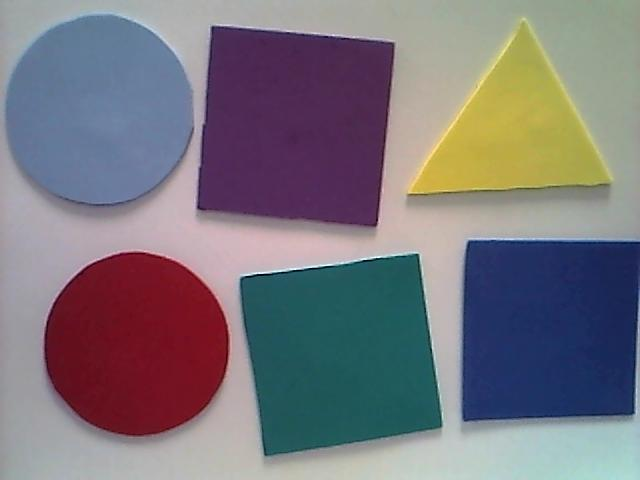
#> input picture eri.jpeg, 640 x 480 px
$ jupyter execute FrecuencyFilters.ipynb
#> lines starting #> are read from the running program, lines starting #| are printed output that depends on the picture
[cell 1]
import numpy as np
from matplotlib import pyplot as plt
from skimage.util import random_noise

from PIL import Image

[cell 2]
to_gray = lambda img:np.sum(img.copy() * [.299,.587,.114], axis=-1)

[cell 3]
img = Image.open('eri.jpeg')
#> img is the input picture: PIL image 640x480 RGB; mean R, G, B 121.3, 117.4, 124.4
img_g = to_gray(np.array(img)).astype(int)
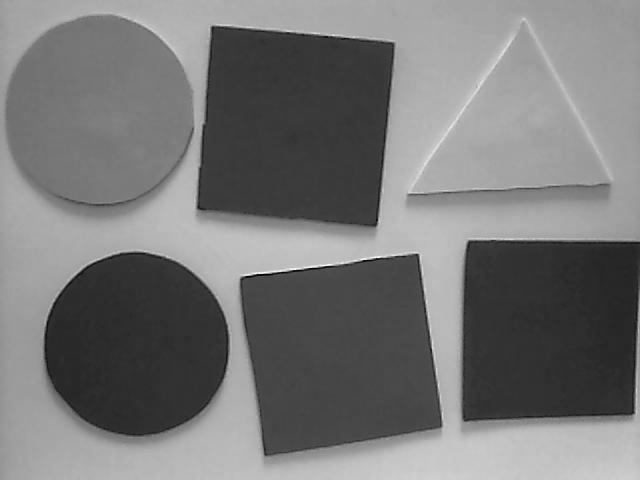
#> img_g: shape (480, 640) int64; min 4, max 251, mean 118.9

[cell 4]
def sp_noise(img, pr):
    img_ = img.copy()
    h, w = img_.shape
    mask = np.random.choice((0, 1, 2), size=(h, w), p=[(1 - pr), (pr) / 2., (pr) / 2.])
    img_[mask == 2] = 255 # salt noise
    img_[mask == 1] = 0 #
    return img_

[cell 5]
noise_level = 150

#noisy = sp_noise(img_g,0.2)
noisy = img_g + noise_level * (np.random.random(img_g.shape).astype(np.float32)-.5)
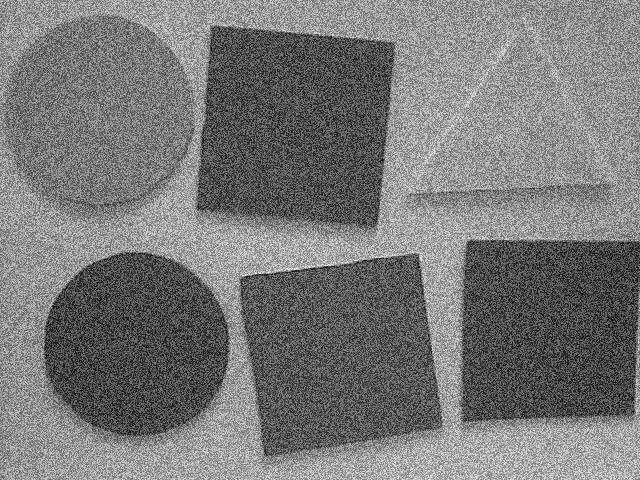
#> noisy: shape (480, 640) float64; min -61.84, max 320.3, mean 118.9; drawn with min black and max white


new_img = np.zeros(img_g.shape)

kernel_size = 13
filtering_n = 1

#Filtering

for k in range(filtering_n):
    for i in range(noisy.shape[0]-kernel_size):
        for j in range(noisy.shape[1]-kernel_size):

            new_img[i+kernel_size,j+kernel_size] = np.mean(noisy[i:i+kernel_size,j:j+kernel_size])
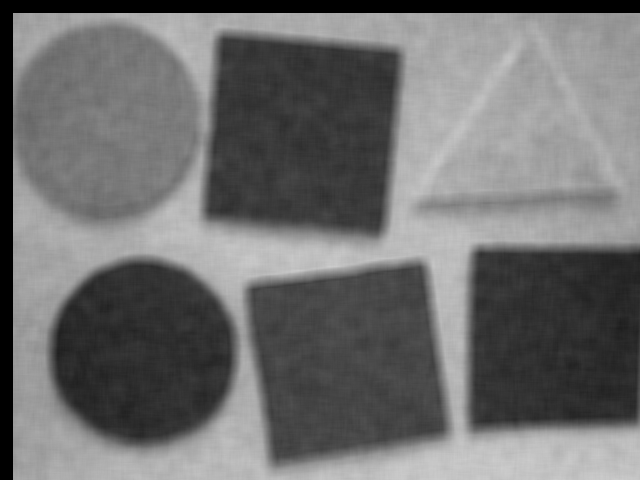
#> new_img: shape (480, 640) float64; min 0, max 204.8, mean 111.2

new_img = new_img[kernel_size:,kernel_size:]
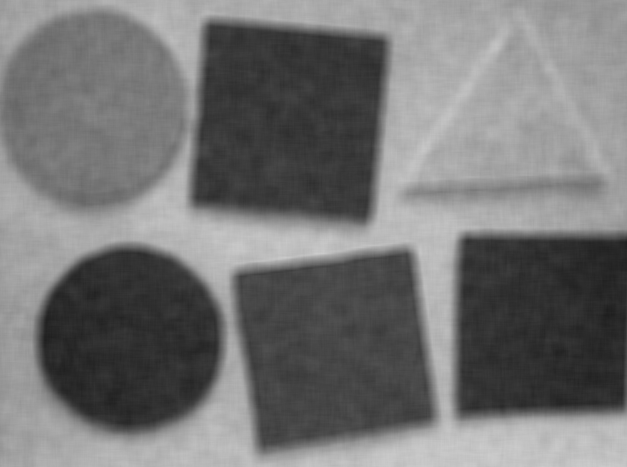
#> new_img: shape (467, 627) float64; min 30.14, max 204.8, mean 116.7

fig, axs = plt.subplots(1, 3)
fig.set_size_inches(20, 20)
axs[0].imshow(img_g,cmap="gray", vmin=1, vmax=255)
axs[1].imshow(noisy,cmap="gray", vmin=1, vmax=255)
axs[2].imshow(new_img,cmap="gray", vmin=1, vmax=255)
#axs[2].imshow([[255,0],[0,255]], vmin=0, vmax=255,cmap="gray")

[cell 6]
img_g = to_gray(np.array(img)).astype(int)

new_img = np.zeros((img_g.shape[0],img_g.shape[1]))

kernel_size = 9
filtering_n = 1

kernel = np.ones((kernel_size,kernel_size))
kernel *= -1
kernel[kernel_size//2,kernel_size//2] = kernel_size ** 2 - 1


#Filtering

for k in range(filtering_n):
    for i in range(img_g.shape[0]-kernel_size):
        for j in range(img_g.shape[1]-kernel_size):
            new_img[i+kernel_size//2,j+kernel_size//2] = np.sum(img_g[i:i+kernel_size,j:j+kernel_size]*kernel)
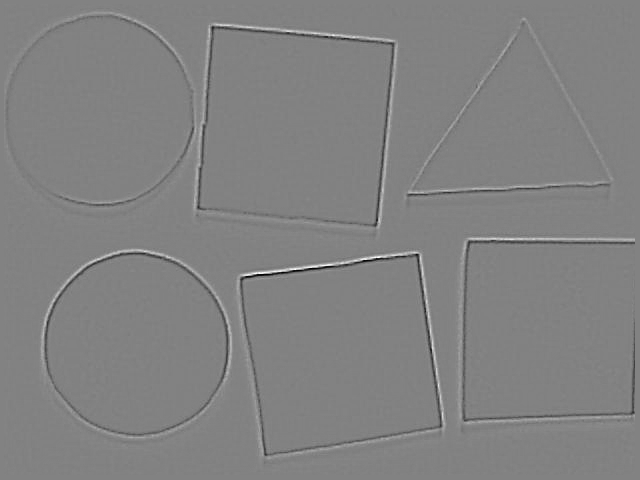
#> new_img: shape (480, 640) float64; min -9397, max 9027, mean -2.2; drawn with min black and max white


fig, axs = plt.subplots(1,2)
fig.set_size_inches(20, 20)
axs[0].imshow(img_g,cmap="gray", vmin=1, vmax=255)
axs[1].imshow(new_img,cmap="gray", vmin=1, vmax=255)
#axs[2].imshow([[255,0],[0,255]], vmin=0, vmax=255,cmap="gray")

$ run again, with ex.jpeg copied over eri.jpeg
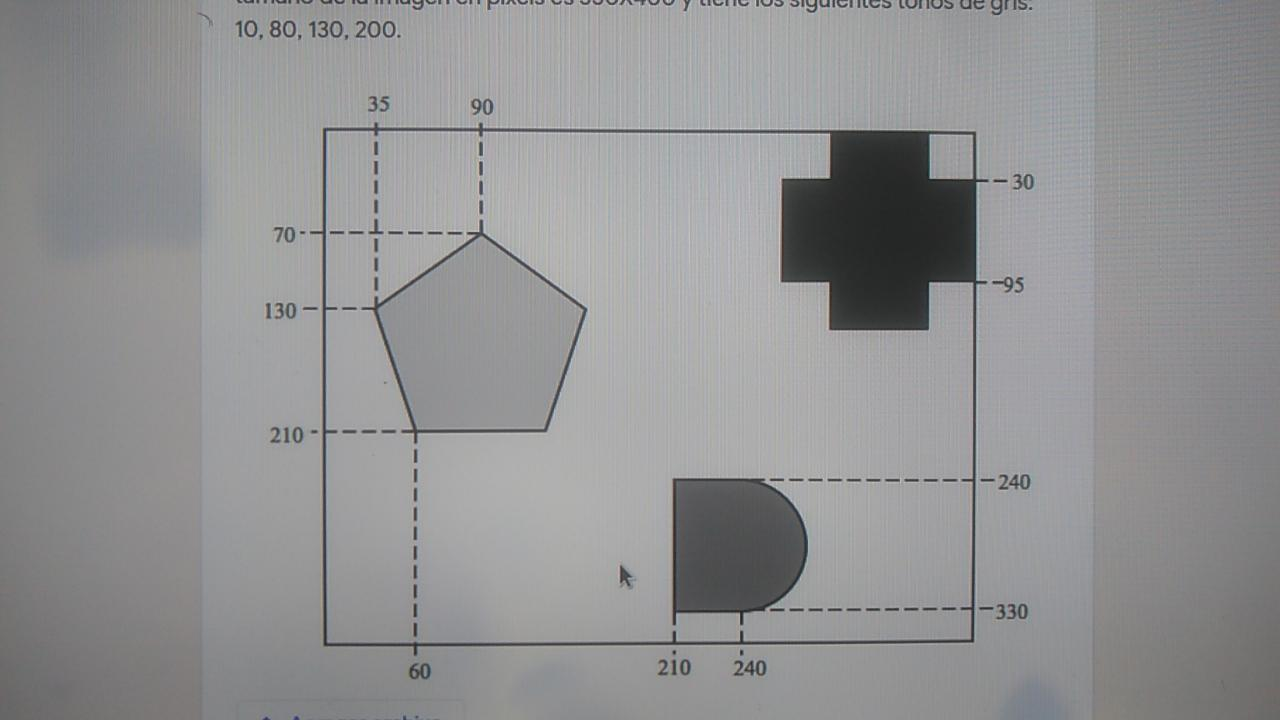
#> input picture ex.jpeg, 1280 x 720 px
#> img is the input picture: PIL image 1280x720 RGB; mean R, G, B 146, 146.3, 147.3
#> `[cell 5] noise_level = 150  #noisy = sp_noise(img_g,0.2) noisy = img_g..`:
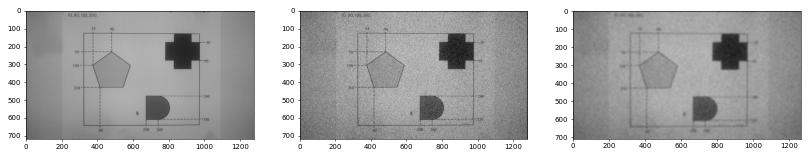
#> figure drawn by matplotlib, 3 panels
#> after the loop `for k in range(filtering_n):`:
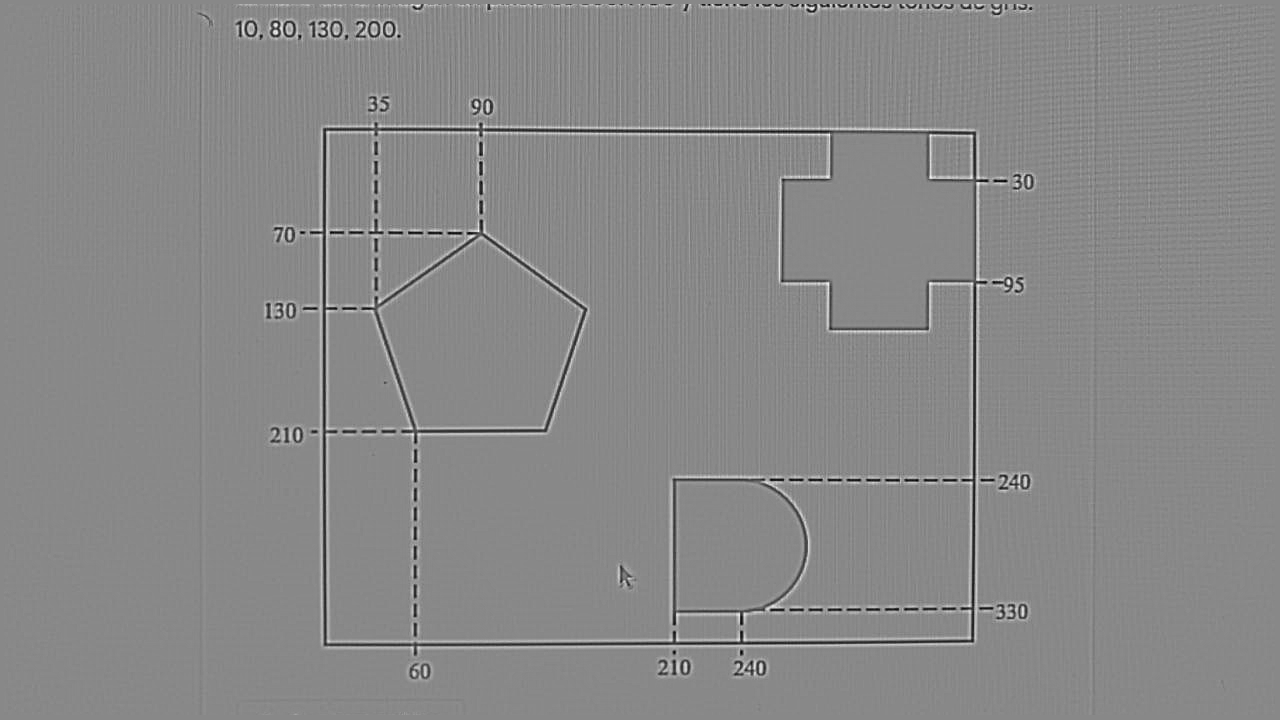
#> new_img: shape (720, 1280) float64; min -7659, max 6630, mean 1.4; drawn with min black and max white
